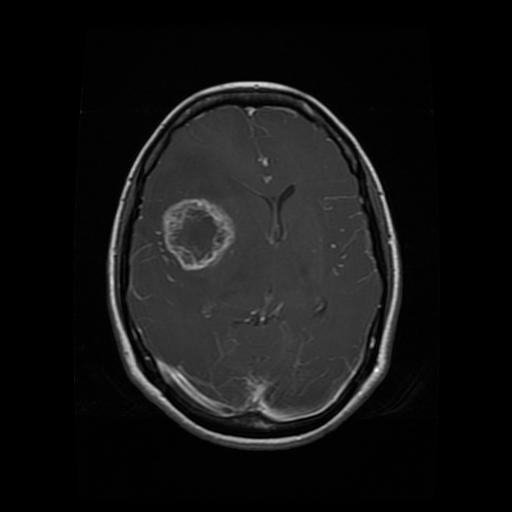
#> input picture .other_files/data_sample.jpg, 512 x 512 px, found by its file name
$ python clahe.py
#> lines starting #> are read from the running program, lines starting #| are printed output that depends on the picture
import cv2
from matplotlib import pyplot as plt

img_path = "data_sample.jpg"

img = cv2.imread(img_path, cv2.IMREAD_GRAYSCALE)
#> img is the input picture: shape (512, 512); min 0, max 255, mean 20.2

clahe = cv2.createCLAHE(clipLimit=2.0, tileGridSize=(100, 100))
clahe_img = clahe.apply(img)
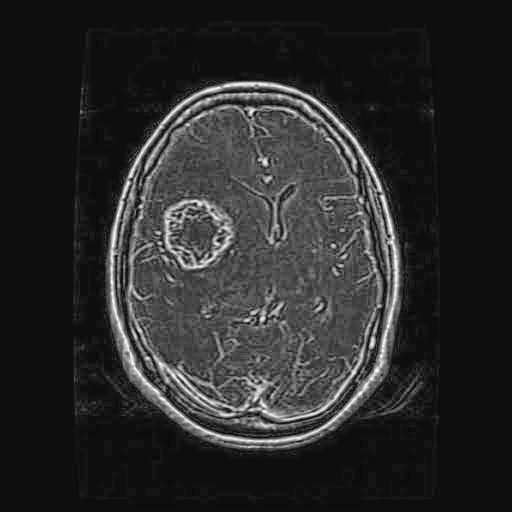
#> clahe_img: shape (512, 512); min 8, max 255, mean 41.9

plt.figure(figsize=(8, 4))
plt.subplot(1, 2, 1)
plt.imshow(img, cmap='gray')
plt.title("Original Image")
plt.axis("off")

plt.subplot(1, 2, 2)
plt.imshow(clahe_img, cmap='gray')
plt.title("After CLAHE")
plt.axis("off")

plt.show()
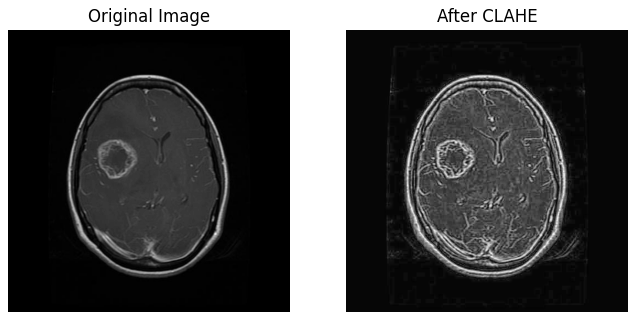
#> figure drawn by matplotlib, 2 panels

$ run again, with .other_files/interface.png saved as .other_files/data_sample.jpg
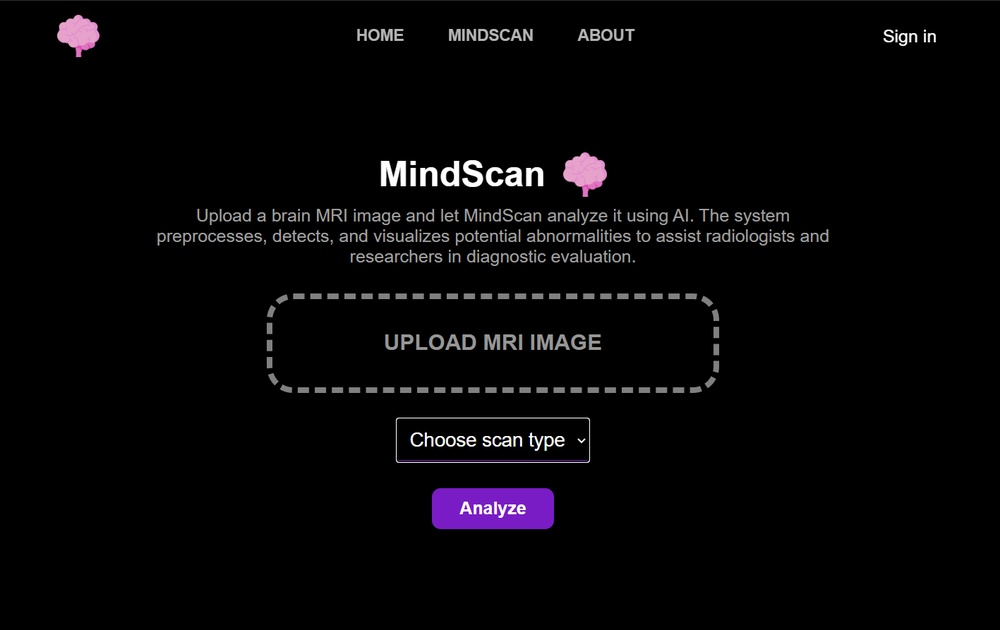
#> input picture .other_files/interface.png, 1000 x 630 px, shrunk from 1417 x 893 before the run, found by its file name
#> `clahe_img = clahe.apply(img)`:
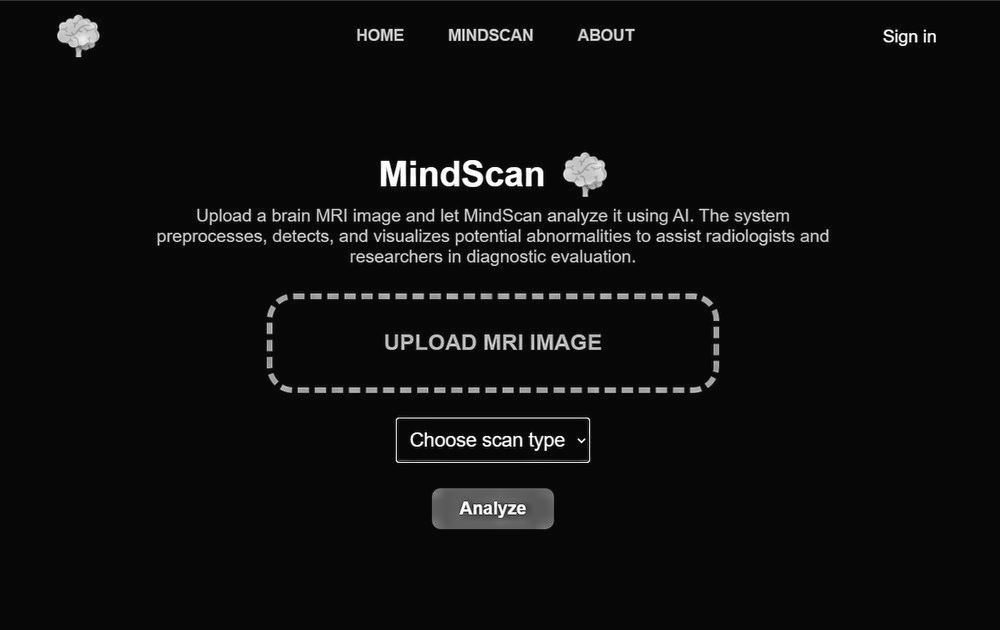
#> clahe_img: shape (630, 1000); min 5, max 255, mean 14.1
#> `plt.show()`:
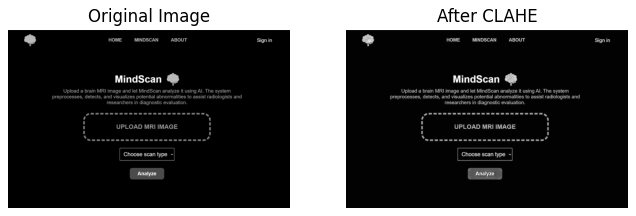
#> figure drawn by matplotlib, 2 panels
